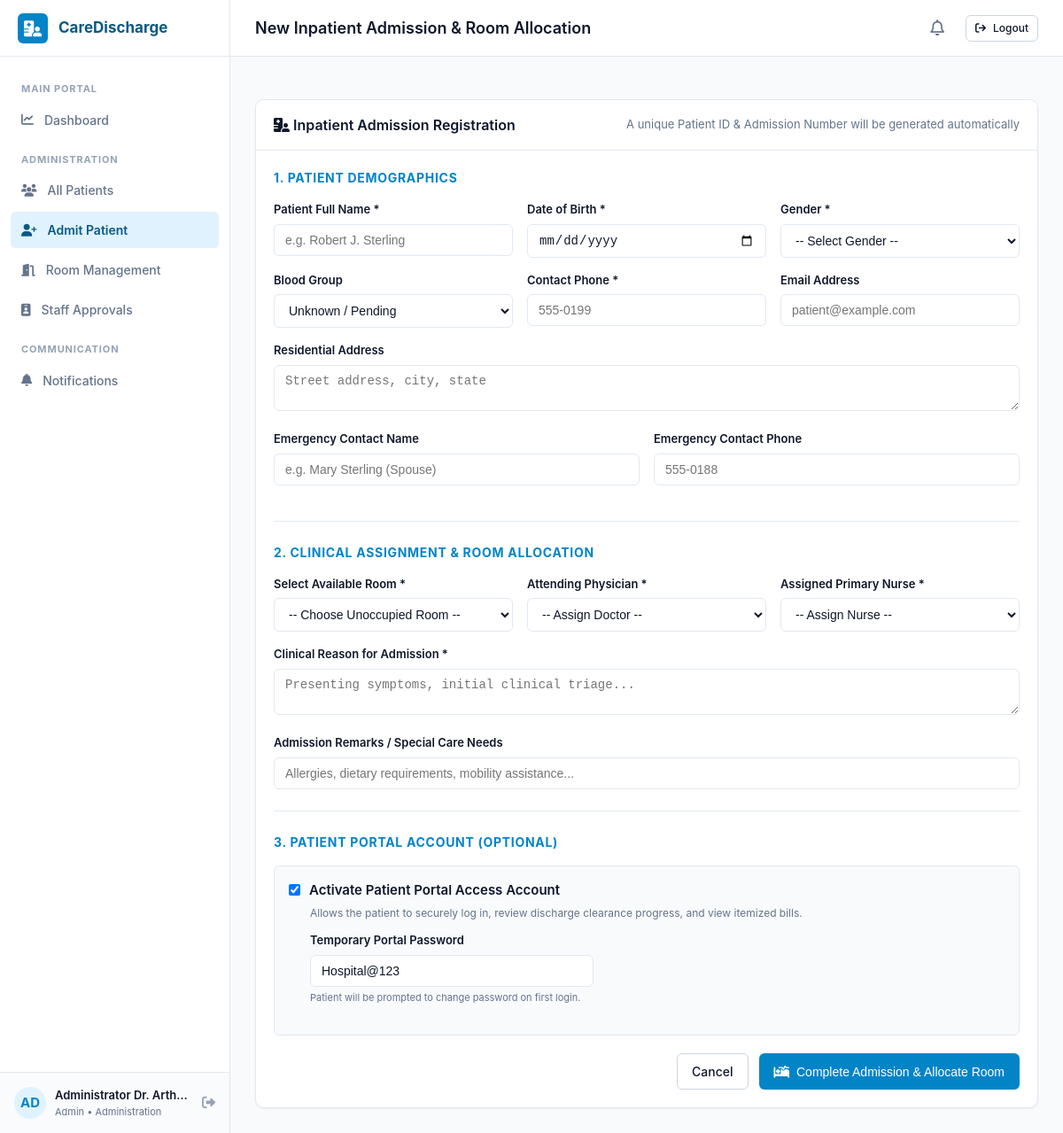
The page /admin/patients/admit (signed in) on the database its author committed.
### models/user.py (models this page shows, shortened)
class User(db.Model):
    __tablename__ = 'users'
    id = db.Column(db.Integer, primary_key=True)
    username = db.Column(db.String(80), unique=True, nullable=False, index=True)
    email = db.Column(db.String(120), unique=True, nullable=False, index=True)
    password_hash = db.Column(db.String(255), nullable=False)
    full_name = db.Column(db.String(120), nullable=False)
    role = db.Column(db.String(30), nullable=False, index=True) # admin, doctor, nurse, pharmacy, laboratory, patient
    department = db.Column(db.String(60), nullable=True)
    employee_id = db.Column(db.String(50), nullable=True)
    phone = db.Column(db.String(20), nullable=True)
    qualification = db.Column(db.String(120), nullable=True)
    approval_status = db.Column(db.String(20), default='approved', nullable=False) # pending, approved, rejected
    is_active = db.Column(db.Boolean, default=True, nullable=False)
    must_change_password = db.Column(db.Boolean, default=False, nullable=False)
    created_at = db.Column(db.DateTime, default=datetime.utcnow, nullable=False)
    updated_at = db.Column(db.DateTime, default=datetime.utcnow, onupdate=datetime.utcnow, nullable=False)
    patient_profile = db.relationship('Patient', backref='user_account', uselist=False, foreign_keys='Patient.user_id')
    notifications = db.relationship('Notification', backref='recipient', lazy='dynamic', cascade='all, delete-orphan')

### routes/admin.py (the view, shortened to what this page needs)
@admin_bp.route('/patients/admit', methods=['GET', 'POST'])
@role_required('admin')
def admit_patient():
    available_rooms = Room.query.filter_by(is_occupied=False).all()
    doctors = User.query.filter_by(role='doctor', approval_status='approved', is_active=True).all()
    nurses = User.query.filter_by(role='nurse', approval_status='approved', is_active=True).all()
    return render_template('admit_patient.html', available_rooms=available_rooms, doctors=doctors, nurses=nurses)

### routes/auth.py (called while the page is built)
def role_required(allowed_roles):
    if isinstance(allowed_roles, str):
        allowed_roles = [allowed_roles]
    def decorator(f):
        @wraps(f)
        @login_required
        def decorated_function(*args, **kwargs):
            if g.current_user.role not in allowed_roles:
                flash('Access denied: You do not have permission to view this page.', 'danger')
                return redirect(url_for('auth.role_dashboard'))
            return f(*args, **kwargs)
        return decorated_function
    return decorator

### templates/admit_patient.html (shortened to what this page needs)
{% extends "base.html" %}
{% block page_title %}New Inpatient Admission & Room Allocation{% endblock %}
{% block content %}
<div class="card" style="max-width: 900px; margin: 0 auto;">
    <div class="card-header">
        <h3><i class="fa-solid fa-hospital-user"></i> Inpatient Admission Registration</h3>
        <span style="font-size: 13px; color: var(--text-muted);">A unique Patient ID & Admission Number will be generated automatically</span>
    </div>
    <div class="card-body">
        <form method="POST" action="{{ url_for('admin.admit_patient') }}">
            <h4 style="font-size: 14px; text-transform: uppercase; color: var(--primary); letter-spacing: 0.05em; margin-bottom: 16px;">
                1. Patient Demographics
            </h4>
            <div class="form-row">
                <div class="form-group">
                    <label class="form-label" for="full_name">Patient Full Name *</label>
                    <input type="text" id="full_name" name="full_name" class="form-control" placeholder="e.g. Robert J. Sterling" required>
                </div>
                <div class="form-group">
                    <label class="form-label" for="date_of_birth">Date of Birth *</label>
                    <input type="date" id="date_of_birth" name="date_of_birth" class="form-control" required>
                </div>
                <div class="form-group">
                    <label class="form-label" for="gender">Gender *</label>
                    <select id="gender" name="gender" class="form-select" required>
                        <option value="">-- Select Gender --</option>
                    </select>
                </div>
            </div>
            <div class="form-row">
                <div class="form-group">
                    <label class="form-label" for="blood_group">Blood Group</label>
                    <select id="blood_group" name="blood_group" class="form-select">
                        <option value="">Unknown / Pending</option>
                    </select>
                </div>
                <div class="form-group">
                    <label class="form-label" for="phone">Contact Phone *</label>
                    <input type="tel" id="phone" name="phone" class="form-control" placeholder="555-0199" required>
                </div>
                <div class="form-group">
                    <label class="form-label" for="email">Email Address</label>
                    <input type="email" id="email" name="email" class="form-control" placeholder="patient@example.com">
                </div>
            </div>
            <div class="form-group">
                <label class="form-label" for="address">Residential Address</label>
                <textarea id="address" name="address" class="form-control" rows="2" placeholder="Street address, city, state"></textarea>
            </div>
            <div class="form-row">
                <div class="form-group">
                    <label class="form-label" for="emergency_contact_name">Emergency Contact Name</label>
                    <input type="text" id="emergency_contact_name" name="emergency_contact_name" class="form-control" placeholder="e.g. Mary Sterling (Spouse)">
                </div>
                <div class="form-group">
                    <label class="form-label" for="emergency_contact_phone">Emergency Contact Phone</label>
                    <input type="tel" id="emergency_contact_phone" name="emergency_contact_phone" class="form-control" placeholder="555-0188">
                </div>
            </div>
            <hr style="margin: 24px 0; border: none; border-top: 1px solid var(--border-color);">
            <h4 style="font-size: 14px; text-transform: uppercase; color: var(--primary); letter-spacing: 0.05em; margin-bottom: 16px;">
                2. Clinical Assignment & Room Allocation
            </h4>
            <div class="form-row">
                <div class="form-group">
                    <label class="form-label" for="room_id">Select Available Room *</label>
                    <select id="room_id" name="room_id" class="form-select" required>
                        <option value="">-- Choose Unoccupied Room --</option>
                    </select>
                </div>
                <div class="form-group">
                    <label class="form-label" for="doctor_id">Attending Physician *</label>
                    <select id="doctor_id" name="doctor_id" class="form-select" required>
                        <option value="">-- Assign Doctor --</option>
                    </select>
                </div>
                <div class="form-group">
                    <label class="form-label" for="nurse_id">Assigned Primary Nurse *</label>
                    <select id="nurse_id" name="nurse_id" class="form-select" required>
                        <option value="">-- Assign Nurse --</option>
                    </select>
                </div>
            </div>
            <div class="form-group">
                <label class="form-label" for="admission_reason">Clinical Reason for Admission *</label>
                <textarea id="admission_reason" name="admission_reason" class="form-control" rows="2" placeholder="Presenting symptoms, initial clinical triage..." required></textarea>
            </div>
            <div class="form-group">
                <label class="form-label" for="admission_remarks">Admission Remarks / Special Care Needs</label>
                <input type="text" id="admission_remarks" name="admission_remarks" class="form-control" placeholder="Allergies, dietary requirements, mobility assistance...">
            </div>
            <hr style="margin: 24px 0; border: none; border-top: 1px solid var(--border-color);">
            <h4 style="font-size: 14px; text-transform: uppercase; color: var(--primary); letter-spacing: 0.05em; margin-bottom: 16px;">
                3. Patient Portal Account (Optional)
            </h4>
            <div style="background: #f8fafc; padding: 16px; border-radius: var(--radius-sm); border: 1px solid var(--border-color); margin-bottom: 20px;">
                <label style="display: flex; align-items: center; gap: 10px; cursor: pointer; font-weight: 600;">
                    <input type="checkbox" name="create_portal_account" checked>
                    <span>Activate Patient Portal Access Account</span>
                </label>
                <p style="font-size: 12px; color: var(--text-muted); margin: 6px 0 12px 24px;">
                    Allows the patient to securely log in, review discharge clearance progress, and view itemized bills.
                </p>
                <div class="form-group" style="max-width: 320px; margin-left: 24px;">
                    <label class="form-label" for="temp_password">Temporary Portal Password</label>
                    <input type="text" id="temp_password" name="temp_password" class="form-control" value="Hospital@123">
                    <small style="color: var(--text-muted); font-size: 11px;">Patient will be prompted to change password on first login.</small>
                </div>
            </div>
            <div style="display: flex; justify-content: flex-end; gap: 12px;">
                <a href="{{ url_for('admin.dashboard') }}" class="btn btn-outline">Cancel</a>
                <button type="submit" class="btn btn-primary" {% if not available_rooms %}disabled{% endif %}>
                    <i class="fa-solid fa-bed-pulse"></i> Complete Admission & Allocate Room
                </button>
            </div>
        </form>
    </div>
</div>
{% endblock %}

### templates/base.html (shortened to what this page needs)
<!DOCTYPE html>
<html lang="en">
<head>
    <link rel="stylesheet" href="{{ url_for('static', filename='css/style.css') }}">
    <link rel="stylesheet" href="https://cdnjs.cloudflare.com/ajax/libs/font-awesome/6.4.0/css/all.min.css">
</head>
<body>
    <div class="app-container">
        {% if current_user %}
        <aside class="app-sidebar">
            <div class="sidebar-header">
                <a href="{{ url_for('auth.role_dashboard') }}" class="brand">
                    <div class="brand-icon"><i class="fa-solid fa-hospital-user"></i></div>
                    <span>CareDischarge</span>
                </a>
            </div>
            <nav class="sidebar-nav">
                <div class="nav-section-title">Main Portal</div>
                <a href="{{ url_for('auth.role_dashboard') }}" class="nav-item {% if request.endpoint and 'dashboard' in request.endpoint %}active{% endif %}">
                    <i class="fa-solid fa-chart-line"></i>
                    <span>Dashboard</span>
                </a>
                {% if current_user.role == 'admin' %}
                    <div class="nav-section-title">Administration</div>
                    <a href="{{ url_for('admin.patients_list') }}" class="nav-item {% if request.endpoint and 'patient' in request.endpoint and 'admit' not in request.endpoint %}active{% endif %}">
                        <i class="fa-solid fa-users"></i>
                        <span>All Patients</span>
                    </a>
                    <a href="{{ url_for('admin.admit_patient') }}" class="nav-item {% if request.endpoint == 'admin.admit_patient' %}active{% endif %}">
                        <i class="fa-solid fa-user-plus"></i>
                        <span>Admit Patient</span>
                    </a>
                    <a href="{{ url_for('admin.rooms') }}" class="nav-item {% if request.endpoint == 'admin.rooms' %}active{% endif %}">
                        <i class="fa-solid fa-door-open"></i>
                        <span>Room Management</span>
                    </a>
                    <a href="{{ url_for('admin.staff') }}" class="nav-item {% if request.endpoint == 'admin.staff' %}active{% endif %}">
                        <i class="fa-solid fa-id-badge"></i>
                        <span>Staff Approvals</span>
                    </a>
                {% elif current_user.role == 'doctor' %}
                    <div class="nav-section-title">Clinical Care</div>
                    <a href="{{ url_for('doctor.dashboard') }}" class="nav-item {% if request.endpoint == 'doctor.dashboard' %}active{% endif %}">
                        <i class="fa-solid fa-stethoscope"></i>
                        <span>Assigned Inpatients</span>
                    </a>
                {% elif current_user.role == 'nurse' %}
                    <div class="nav-section-title">Ward Care</div>
                    <a href="{{ url_for('nurse.dashboard') }}" class="nav-item {% if request.endpoint == 'nurse.dashboard' %}active{% endif %}">
                        <i class="fa-solid fa-user-nurse"></i>
                        <span>Ward Patients & Tasks</span>
                    </a>
                {% elif current_user.role == 'pharmacy' %}
                    <div class="nav-section-title">Pharmacy</div>
                    <a href="{{ url_for('pharmacy.dashboard') }}" class="nav-item {% if request.endpoint == 'pharmacy.dashboard' %}active{% endif %}">
                        <i class="fa-solid fa-prescription-bottle-medical"></i>
                        <span>Prescription Queue</span>
                    </a>
                {% elif current_user.role == 'laboratory' %}
                    <div class="nav-section-title">Diagnostics</div>
                    <a href="{{ url_for('laboratory.dashboard') }}" class="nav-item {% if request.endpoint == 'laboratory.dashboard' %}active{% endif %}">
                        <i class="fa-solid fa-flask-vial"></i>
                        <span>Lab Clearance Queue</span>
                    </a>
                {% elif current_user.role == 'patient' %}
                    <div class="nav-section-title">My Health</div>
                    <a href="{{ url_for('patient.dashboard') }}" class="nav-item active">
                        <i class="fa-solid fa-heart-pulse"></i>
                        <span>Stay & Discharge</span>
                    </a>
                {% endif %}
                <div class="nav-section-title">Communication</div>
                <a href="{{ url_for('notifications.index') }}" class="nav-item {% if request.endpoint and 'notifications' in request.endpoint %}active{% endif %}">
                    <i class="fa-solid fa-bell"></i>
                    <span>Notifications</span>
                </a>
            </nav>
            <div class="sidebar-footer">
                <div class="sidebar-user">
                    <div class="avatar">{{ current_user.full_name[:2].upper() }}</div>
                    <div class="user-info">
                        <div class="user-name">{{ current_user.full_name }}</div>
                        <div class="user-role">{{ current_user.role.title() }} {% if current_user.department %}• {{ current_user.department }}{% endif %}</div>
                    </div>
                    <a href="{{ url_for('auth.logout') }}" title="Logout" style="color: var(--text-light); margin-left: 6px;">
                        <i class="fa-solid fa-right-from-bracket"></i>
                    </a>
                </div>
            </div>
        </aside>
        {% endif %}
        <main class="app-main">
            {% if current_user %}
            <header class="app-topbar">
                <div class="topbar-left">
                    <h1 class="topbar-title">{% block page_title %}Discharge Portal{% endblock %}</h1>
                </div>
                <div class="topbar-right">
                    <a href="{{ url_for('notifications.index') }}" class="notif-bell-btn" title="View Notifications">
                        <i class="fa-regular fa-bell"></i>
                    </a>
                    <a href="{{ url_for('auth.logout') }}" class="btn btn-outline btn-sm">
                        <i class="fa-solid fa-arrow-right-from-bracket"></i> Logout
                    </a>
                </div>
            </header>
            {% endif %}
            <div class="app-content">
                {% block content %}{% endblock %}
            </div>
        </main>
    </div>
</body>
</html>

### rows shown on the page
User: full_name "AD", full_name "Administrator Dr. Arth…", role "Admin", department "Administration"
